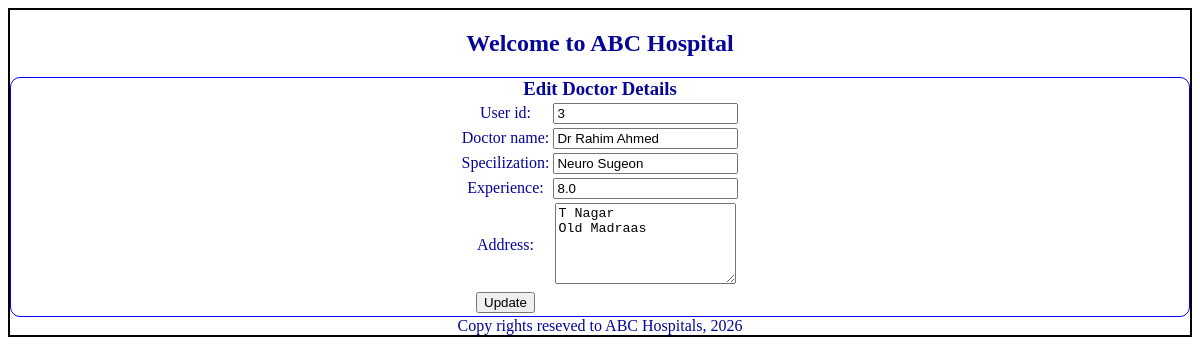
The app's page /ed_dr?dr_id=3, older data.
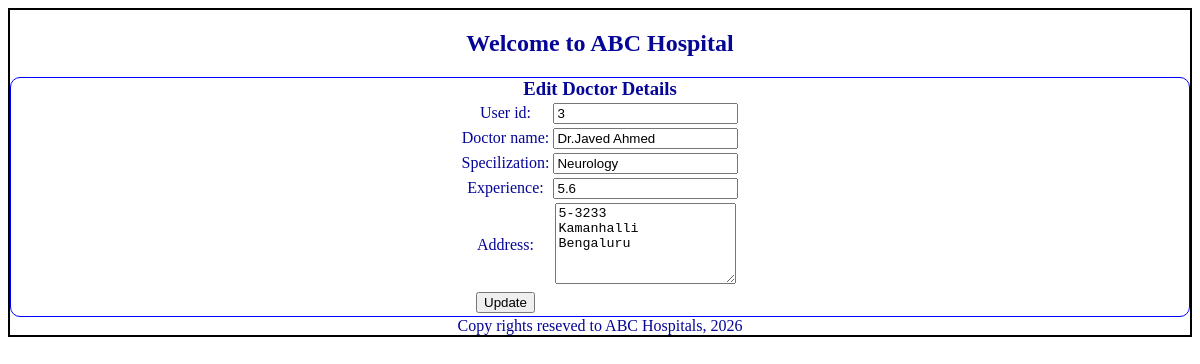
The same page, newer data.
### models.py (models this page shows)
class Dr_Profile(db.Model):
    __tablename__='dr_profile'
    id=db.Column(db.Integer,primary_key=True)
    dr_id=db.Column(db.Integer,db.ForeignKey('user_credentials.id'),nullable=False) #linking child to parent
    full_name=db.Column(db.String,nullable=False)
    address=db.Column(db.String,nullable=False)
    spl=db.Column(db.String,nullable=False)
    exp=db.Column(db.Float,nullable=False)
    phno=db.Column(db.String,nullable=False)
    status=db.Column(db.Integer,nullable=False,default=0) #0-register, 1-approved, 2-deactivated

### controller.py (the view)
@app.route("/ed_dr")
def edit_dr():
    dr_id=request.args.get("dr_id") #got query param
    dr_searched=search_dr(dr_id)
    return render_template("edit_doctor.html",dr_data=dr_searched)

### controller.py (called while the page is built)
def search_dr(id):
    dr_searched=db.session.query(Dr_Profile).filter(Dr_Profile.dr_id==id).first()
    return dr_searched

### templates/edit_doctor.html
{% extends "base.html" %}
{% block content %}
    <div class="input-form">
        <form action="/update_dr" method="POST">
        <h3 class="center">Edit Doctor Details</h3>
        <table class="center">
        <tr><td><label>User id: </label></td><td><input type="text" name="uid" value="{{dr_data.dr_id}}" readonly></td></tr>
        <tr><td><label>Doctor name: </label></td><td><input type="text" name="d_name" value="{{dr_data.full_name}}"></td></tr>
        <tr><td><label>Specilization: </label></td><td><input type="text" name="splz" value="{{dr_data.spl}}"></td></tr>
        <tr><td><label>Experience: </label></td><td><input type="text" name="exp" value="{{dr_data.exp}}"></td></tr>
        <tr><td><label>Address: </label></td><td><textarea rows=5 cols=20 name="address">{{dr_data.address}}</textarea></td></tr>
        <tr><td><input type="submit" value="Update"></td></tr>
        </table>
        </form>
    </div>
{% endblock %}

Row changes from the older to the newer data that the page shows:
changed Dr_Profile: d_name "Dr Rahim Ahmed" → "Dr.Javed Ahmed"; splz "Neuro Sugeon" → "Neurology"; exp "8.0" → "5.6"; address "T Nagar Old Madraas" → "5-3233 Kamanhalli Bengaluru"
